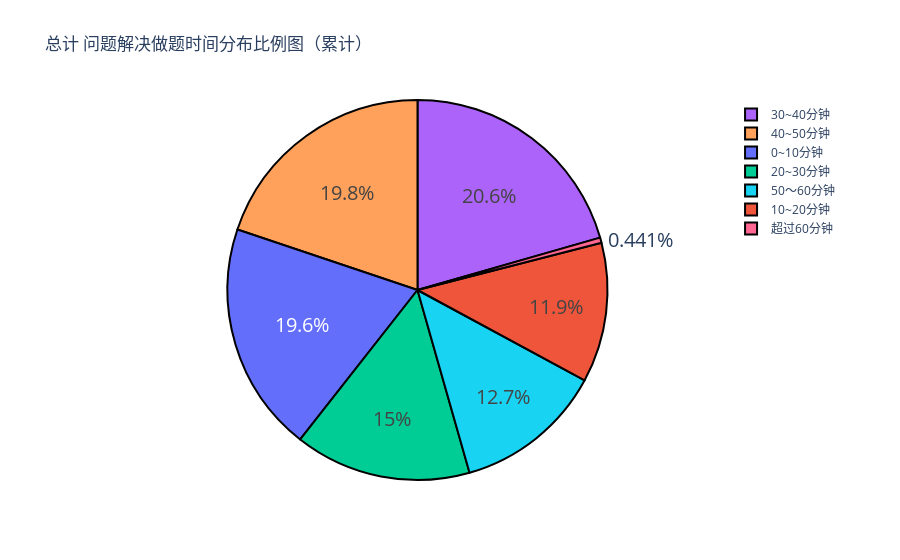

The notebook cell saved with this chart:
### Code cell
import plotly as py
import plotly.graph_objs as go
pyplt=py.offline.plot
labels=['0~10分钟','10~20分钟','20~30分钟','30~40分钟','40~50分钟', '50～60分钟', '超过60分钟']
values=x2_list
trace=[go.Pie(labels=labels,values=values)]
layout=go.Layout(
    title='总计 问题解决做题时间分布比例图（累计）'
)
fig=go.Figure(data=trace,layout=layout)
fig.update_traces(hoverinfo='label+percent',
#  textinfo='value', 
 textfont_size=20, marker=dict(colors=plotly.colors.qualitative.Plotly[0:7], line=dict(color='#000000', width=2)))
pyplt(fig,filename='plot/总计问题解决时间分布饼图.html')
offline.iplot(fig)

### Figure 1 — Plotly figure (JSON) as saved in the notebook; plotly's stock layout.template omitted (floating-point values rounded to 4 significant figures)
{"data": [{"hoverinfo": "label+percent", "labels": ["0~10分钟", "10~20分钟", "20~30分钟", "30~40分钟", "40~50分钟", "50～60分钟", "超过60分钟"], "marker": {"colors": ["#636EFA", "#EF553B", "#00CC96", "#AB63FA", "#FFA15A", "#19D3F3", "#FF6692"], "line": {"color": "#000000", "width": 2}}, "textfont": {"size": 20}, "type": "pie", "values": [3329, 2023, 2553, 3497, 3376, 2160, 75]}], "layout": {"autosize": true, "title": {"text": "总计 问题解决做题时间分布比例图（累计）"}}}
